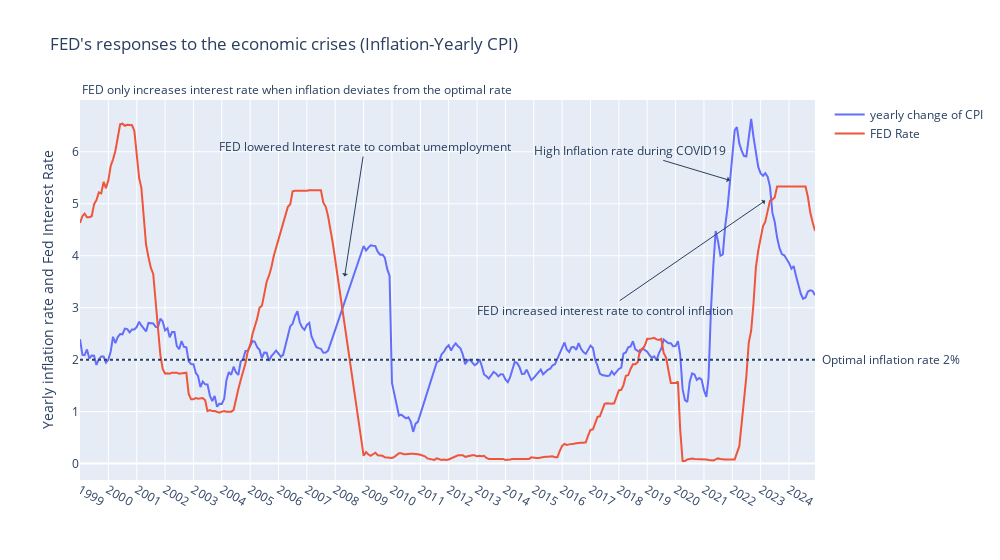

The notebook cell this image was saved under:
### Markdown cell above
Figure 2: FED interest rate vs unemployment rate

### Code cell
fig = go.Figure()
fig.add_trace(go.Scatter(x=df_filtered['date'],
                         y=df_filtered['yearly_cpi_changes'],
                         mode='lines',
                         name='yearly change of CPI'))

fig.add_trace(go.Scatter(x=df_filtered['date'],
                         y=df_filtered['FED_rate'],
                         mode='lines',
                         name='FED Rate'))

fig.update_layout(width=1000,
    title="FED's responses to the economic crises (Inflation-Yearly CPI)",
    yaxis=dict(title="Yearly inflation rate and Fed Interest Rate")
)
fig.add_hline(y=2,
              line_dash='dot')
fig.add_annotation(
    x=1.2,
    y=2,
    xref='paper',
    yref='y',
    text='Optimal inflation rate 2%',
    showarrow=False,
    align='left'
)
fig.update_xaxes(
    dtick='M12',
    tickformat='%Y',
    tickangle=30)

fig.add_annotation(
    x='2008-05', y=3.6,
    text='FED lowered Interest rate to combat umemployment',
    arrowhead=1,
    ax=20,
    ay=-130
)

fig.add_annotation(
    x='2023-03', y=5.06,
    text='FED increased interest rate to control inflation',
    arrowhead=1,
    ax=-160,
    ay=110
)

fig.add_annotation(
    x=0, y=1,
    xref='paper',
    yref='paper',
    showarrow=False,
    text='FED only increases interest rate when inflation deviates from the optimal rate',
    xanchor='left',
    yanchor='bottom'
)

fig.add_annotation(
    x='2021-12', y=5.45,
    text='High Inflation rate during COVID19',
    arrowhead=1,
    ax=-100)

fig.show()

### Figure 1 — Plotly figure (JSON) as saved in the notebook; plotly's stock layout.template omitted (floating-point values rounded to 4 significant figures; data arrays with more than 128 entries replaced by an {"elided": "..."} marker saying what was removed)
{"data": [{"mode": "lines", "name": "yearly change of CPI", "type": "scatter", "x": {"elided": "300 str values"}, "y": {"elided": "300 float values"}}, {"mode": "lines", "name": "FED Rate", "type": "scatter", "x": {"elided": "300 str values"}, "y": {"elided": "300 float values"}}], "layout": {"annotations": [{"align": "left", "showarrow": false, "text": "Optimal inflation rate 2%", "x": 1.2, "xref": "paper", "y": 2, "yref": "y"}, {"arrowhead": 1, "ax": 20, "ay": -130, "text": "FED lowered Interest rate to combat umemployment", "x": "2008-05", "y": 3.6}, {"arrowhead": 1, "ax": -160, "ay": 110, "text": "FED increased interest rate to control inflation", "x": "2023-03", "y": 5.06}, {"showarrow": false, "text": "FED only increases interest rate when inflation deviates from the optimal rate", "x": 0, "xanchor": "left", "xref": "paper", "y": 1, "yanchor": "bottom", "yref": "paper"}, {"arrowhead": 1, "ax": -100, "text": "High Inflation rate during COVID19", "x": "2021-12", "y": 5.45}], "shapes": [{"line": {"dash": "dot"}, "type": "line", "x0": 0, "x1": 1, "xref": "x domain", "y0": 2, "y1": 2, "yref": "y"}], "title": {"text": "FED's responses to the economic crises (Inflation-Yearly CPI)"}, "width": 1000, "xaxis": {"dtick": "M12", "tickangle": 30, "tickformat": "%Y"}, "yaxis": {"title": {"text": "Yearly inflation rate and Fed Interest Rate"}}}}
